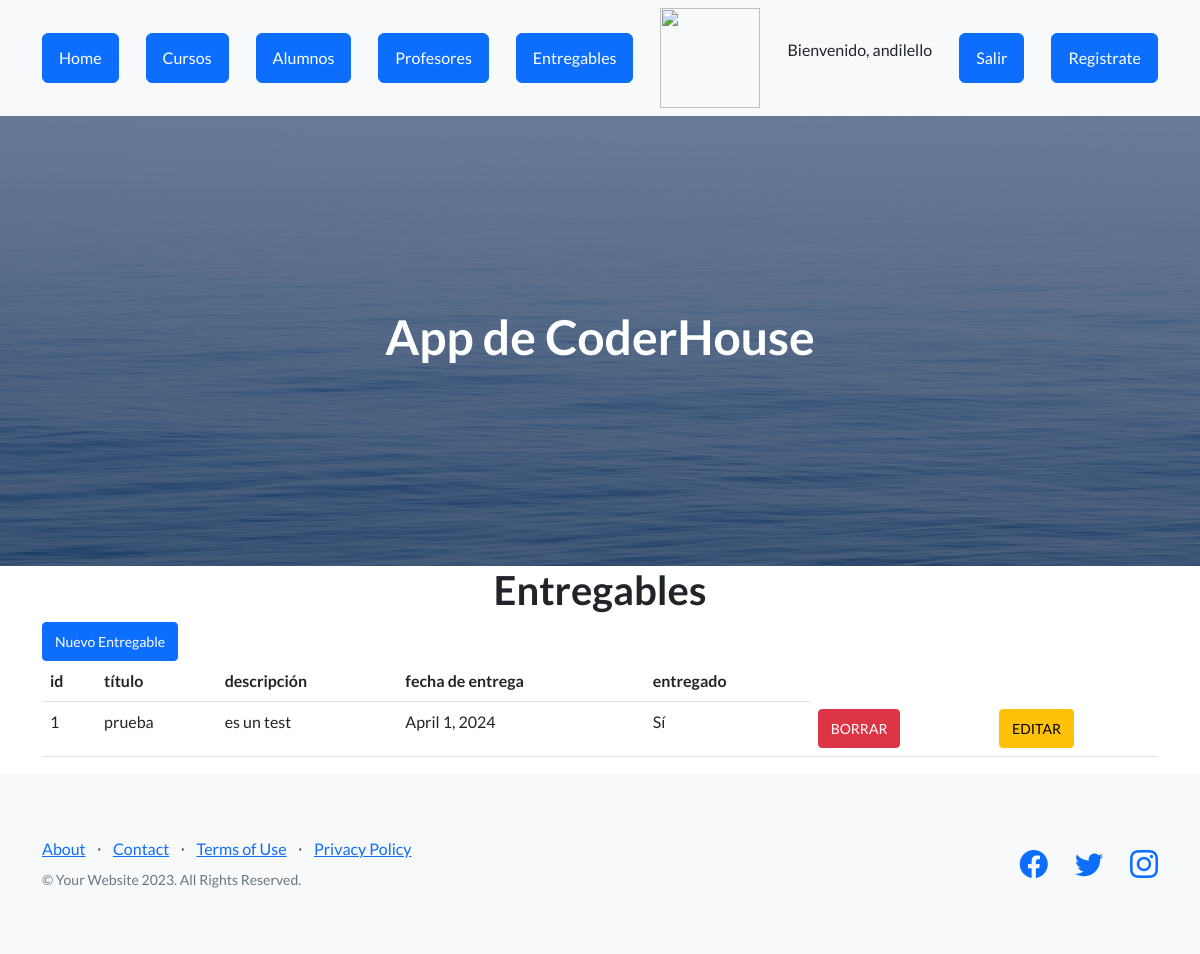
Page /AppCoder/entregables (signed in) on the committed database.
### AppCoder/models.py (models this page shows, shortened)
class Entregable(models.Model):
    titulo = models.CharField(max_length=100)
    descripcion = models.TextField()
    fecha_de_entrega = models.DateField()
    entregado = models.BooleanField(default=False)

### AppCoder/views.py (the view)
# urls.py: path("entregables", views.entregables, name="entregables"),
def entregables(request):
    entregables_guardados = Entregable.objects.all()
    return render(request , "entregables.html", {"entregables": entregables_guardados} )

### AppCoder/template/entregables.html
{% extends "padre.html" %}
{% load static %}
{% block contenido %}
    <main class="container">
        <h1 class="text-xl-center title"> Entregables </h1>
        <a href="alta_entregable" class="btn btn-primary btn-sm">Nuevo Entregable</a>
        <table class="table">
            <thead>
                <tr>
                    <th>id</th>
                    <th>título</th>
                    <th>descripción</th>
                    <th>fecha de entrega</th>
                    <th>entregado</th>
                </tr>
            </thead>
            <tbody>
                {% for e in entregables %}
                <tr>
                    <td>{{e.id}}</td>
                    <td>{{e.titulo}}</td>
                    <td>{{e.descripcion}}</td>
                    <td>{{e.fecha_de_entrega}}</td>
                    <td>{{e.entregado|yesno:"Sí,No"}}</td>
                    <td><a href="{% url 'elimina_entregable' e.id %}" class="btn btn-danger btn-sm">BORRAR</a></td>
                    <td><a href="{% url 'editar_entregable' e.id %}" class="btn btn-warning btn-sm">EDITAR</a></td>
                </tr>
                {% endfor %}
            </tbody>
        </table>
    </main>
{% endblock %}

### AppCoder/template/padre.html (shortened to what this page needs)
<!DOCTYPE html>
<html lang="en">
    <head>
        {% load static %}
        <link href="https://cdn.jsdelivr.net/npm/bootstrap-icons@1.5.0/font/bootstrap-icons.css" rel="stylesheet" type="text/css" />
        <link href="{% static 'AppCoder/css/styles.css' %}" rel="stylesheet" />
    </head>
    <body>
        <nav class="navbar navbar-light bg-light static-top">
            <div class="container">
                <a class="btn btn-primary" href="{% url 'home' %}">Home</a>
                {% if request.user.is_authenticated %}
                <a class="btn btn-primary" href="{% url 'cursos' %}">Cursos</a>
                {% endif %}
                <a class="btn btn-primary" href="{% url 'alumnos' %}">Alumnos</a>
                <a class="btn btn-primary" href="{% url 'profesores' %}">Profesores</a>
                <a class="btn btn-primary" href="{% url 'entregables' %}">Entregables</a>
                {% if  request.user.is_authenticated %}
                <img src="{{ url }}" alt="" width="100px" height="100px">
                <p>Bienvenido, {{user.username}}</p>
                <a class="btn btn-primary" href="{% url 'Logout' %}">Salir</a>
                {% endif %}
                <a class="btn btn-primary" href="{% url 'Register' %}"">Registrate</a>
            </div>
        </nav>
        <header class="masthead">
            <div class="container position-relative">
                <h1 class="text-center" style="color:white">App de CoderHouse</h1>
            </div>
        </header>
        {% block contenido %}
        {% endblock %}
        <footer class="footer bg-light">
            <div class="container">
                <div class="row">
                    <div class="col-lg-6 h-100 text-center text-lg-start my-auto">
                        <ul class="list-inline mb-2">
                            <li class="list-inline-item"><a href="#!">About</a></li>
                            <li class="list-inline-item">⋅</li>
                            <li class="list-inline-item"><a href="#!">Contact</a></li>
                            <li class="list-inline-item">⋅</li>
                            <li class="list-inline-item"><a href="#!">Terms of Use</a></li>
                            <li class="list-inline-item">⋅</li>
                            <li class="list-inline-item"><a href="#!">Privacy Policy</a></li>
                        </ul>
                        <p class="text-muted small mb-4 mb-lg-0">&copy; Your Website 2023. All Rights Reserved.</p>
                    </div>
                    <div class="col-lg-6 h-100 text-center text-lg-end my-auto">
                        <ul class="list-inline mb-0">
                            <li class="list-inline-item me-4">
                                <a href="#!"><i class="bi-facebook fs-3"></i></a>
                            </li>
                            <li class="list-inline-item me-4">
                                <a href="#!"><i class="bi-twitter fs-3"></i></a>
                            </li>
                            <li class="list-inline-item">
                                <a href="#!"><i class="bi-instagram fs-3"></i></a>
                            </li>
                        </ul>
                    </div>
                </div>
            </div>
        </footer>
    </body>
</html>

### rows in the picture
Entregable: id "1", titulo "prueba", descripcion "es un test", fecha_de_entrega "April 1, 2024", entregado "Sí"

### other values in the picture
{{ user.username }} "andilello"
